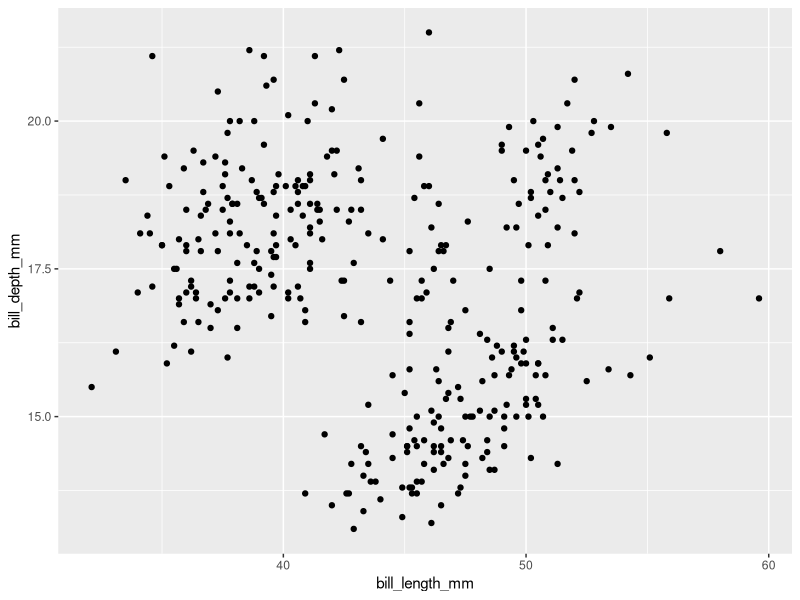

Write R code to recreate this figure.
## ---- chunk 1
knitr::opts_chunk$set(echo = TRUE)
## ---- chunk 2
library(palmerpenguins)
library(tidyverse)
data("penguins")

penguins %>%
  ggplot() + aes(x=bill_length_mm, y=bill_depth_mm) + geom_point()
